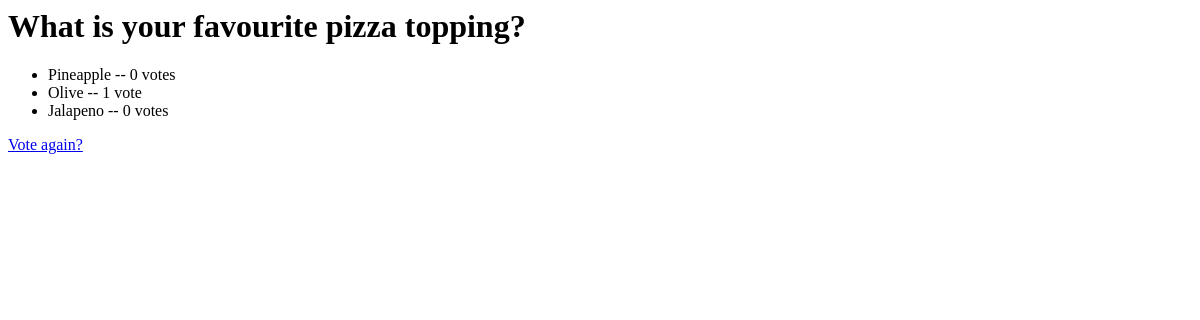
The page /polls/4/results/ on the database as committed earlier.
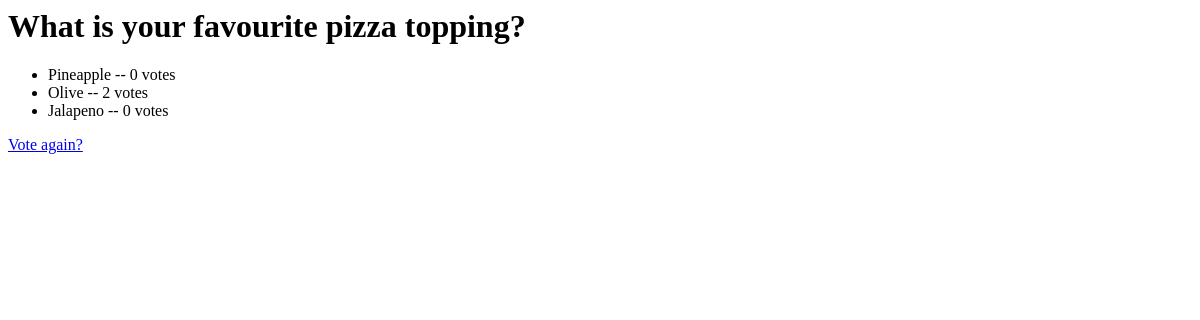
The same page on the database as committed later.
### poll_app/models.py (models this page shows, shortened)
class Choice(models.Model):
    question = models.ForeignKey(Question, on_delete=models.CASCADE)
    choice_text = models.CharField(max_length=200)
    votes = models.IntegerField(default=0)

### poll_app/views.py (the view)
# urls.py: path('<int:question_id>/results/', views.results, name='results'),
def results(request, question_id):
    question = get_object_or_404(Question, pk=question_id)
    return render(request, 'poll_app/results.html', {'question': question})

### poll_app/templates/poll_app/results.html
<h1>{{ question.question_text }}</h1>
<ul>
{% for choice in question.choice_set.all %}
    <li>{{ choice.choice_text }} -- {{ choice.votes }} vote{{ choice.votes|pluralize }}</li>
{% endfor %}
</ul>
<a href="{% url 'poll_app:detail' question.id %}">Vote again?</a

Rows that differ between the two databases and show on the page:
changed Choice "Olive": votes "1" → "2"
